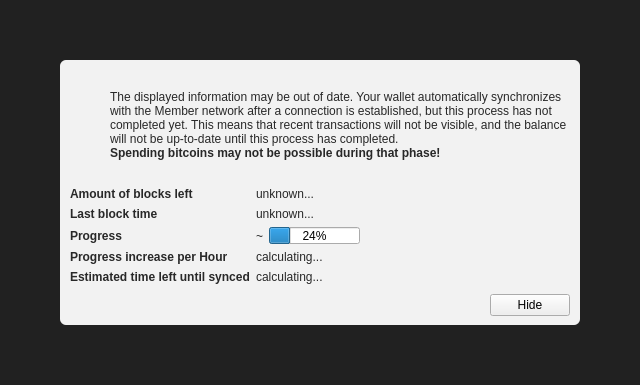
<?xml version="1.0" encoding="UTF-8"?>
<ui version="4.0">
 <class>ModalOverlay</class>
 <widget class="ModalOverlay" name="ModalOverlay">
  <property name="geometry">
   <rect>
    <x>0</x>
    <y>0</y>
    <width>640</width>
    <height>385</height>
   </rect>
  </property>
  <property name="windowTitle">
   <string>Form</string>
  </property>
  <layout class="QVBoxLayout" name="verticalLayout" stretch="0">
   <property name="sizeConstraint">
    <enum>QLayout::SetDefaultConstraint</enum>
   </property>
   <property name="leftMargin">
    <number>0</number>
   </property>
   <property name="topMargin">
    <number>0</number>
   </property>
   <property name="rightMargin">
    <number>0</number>
   </property>
   <property name="bottomMargin">
    <number>0</number>
   </property>
   <item>
    <widget class="QWidget" name="bgWidget" native="true">
     <property name="styleSheet">
      <string notr="true">#bgWidget { background: rgba(0,0,0,220); }</string>
     </property>
     <layout class="QVBoxLayout" name="verticalLayoutMain" stretch="1">
      <property name="leftMargin">
       <number>60</number>
      </property>
      <property name="topMargin">
       <number>60</number>
      </property>
      <property name="rightMargin">
       <number>60</number>
      </property>
      <property name="bottomMargin">
       <number>60</number>
      </property>
      <item>
       <widget class="QWidget" name="contentWidget" native="true">
        <property name="styleSheet">
         <string notr="true">#contentWidget { background: rgba(255,255,255,240); border-radius: 6px; }

QLabel { color: rgb(40,40,40);  }</string>
        </property>
        <layout class="QVBoxLayout" name="verticalLayoutSub" stretch="1,0,0,0">
         <property name="spacing">
          <number>0</number>
         </property>
         <property name="leftMargin">
          <number>10</number>
         </property>
         <property name="topMargin">
          <number>10</number>
         </property>
         <property name="rightMargin">
          <number>10</number>
         </property>
         <property name="bottomMargin">
          <number>10</number>
         </property>
         <item>
          <layout class="QHBoxLayout" name="horizontalLayoutIconText" stretch="0,1">
           <property name="topMargin">
            <number>20</number>
           </property>
           <item>
            <layout class="QVBoxLayout" name="verticalLayoutIcon">
             <property name="leftMargin">
              <number>0</number>
             </property>
             <item>
              <widget class="QPushButton" name="warningIcon">
               <property name="enabled">
                <bool>false</bool>
               </property>
               <property name="text">
                <string/>
               </property>
               <property name="icon">
                <iconset>
                 <normaloff>:/icons/warning</normaloff>
                 <disabledoff>:/icons/warning</disabledoff>:/icons/warning</iconset>
               </property>
               <property name="iconSize">
                <size>
                 <width>48</width>
                 <height>48</height>
                </size>
               </property>
               <property name="flat">
                <bool>true</bool>
               </property>
              </widget>
             </item>
             <item>
              <spacer name="verticalSpacerWarningIcon">
               <property name="orientation">
                <enum>Qt::Vertical</enum>
               </property>
               <property name="sizeHint" stdset="0">
                <size>
                 <width>20</width>
                 <height>40</height>
                </size>
               </property>
              </spacer>
             </item>
            </layout>
           </item>
           <item>
            <layout class="QVBoxLayout" name="verticalLayoutInfoText">
             <property name="leftMargin">
              <number>0</number>
             </property>
             <property name="topMargin">
              <number>0</number>
             </property>
             <item>
              <widget class="QLabel" name="infoText">
               <property name="text">
                <string>The displayed information may be out of date. Your wallet automatically synchronizes with the Member network after a connection is established, but this process has not completed yet. This means that recent transactions will not be visible, and the balance will not be up-to-date until this process has completed.</string>
               </property>
               <property name="textFormat">
                <enum>Qt::RichText</enum>
               </property>
               <property name="wordWrap">
                <bool>true</bool>
               </property>
              </widget>
             </item>
             <item>
              <widget class="QLabel" name="infoTextStrong">
               <property name="font">
                <font>
                 <weight>75</weight>
                 <bold>true</bold>
                </font>
               </property>
               <property name="text">
                <string>Spending bitcoins may not be possible during that phase!</string>
               </property>
               <property name="textFormat">
                <enum>Qt::RichText</enum>
               </property>
               <property name="wordWrap">
                <bool>true</bool>
               </property>
              </widget>
             </item>
             <item>
              <spacer name="verticalSpacerInTextSpace">
               <property name="orientation">
                <enum>Qt::Vertical</enum>
               </property>
               <property name="sizeHint" stdset="0">
                <size>
                 <width>20</width>
                 <height>40</height>
                </size>
               </property>
              </spacer>
             </item>
            </layout>
           </item>
          </layout>
         </item>
         <item>
          <spacer name="verticalSpacerAfterText">
           <property name="orientation">
            <enum>Qt::Vertical</enum>
           </property>
           <property name="sizeHint" stdset="0">
            <size>
             <width>20</width>
             <height>40</height>
            </size>
           </property>
          </spacer>
         </item>
         <item>
          <layout class="QFormLayout" name="formLayout">
           <property name="fieldGrowthPolicy">
            <enum>QFormLayout::FieldsStayAtSizeHint</enum>
           </property>
           <property name="horizontalSpacing">
            <number>6</number>
           </property>
           <property name="verticalSpacing">
            <number>6</number>
           </property>
           <property name="topMargin">
            <number>10</number>
           </property>
           <item row="0" column="0">
            <widget class="QLabel" name="labelAmoutOfBlocksLeft">
             <property name="font">
              <font>
               <weight>75</weight>
               <bold>true</bold>
              </font>
             </property>
             <property name="text">
              <string>Amount of blocks left</string>
             </property>
            </widget>
           </item>
           <item row="0" column="1">
            <widget class="QLabel" name="amountOfBlocksLeft">
             <property name="text">
              <string>unknown...</string>
             </property>
            </widget>
           </item>
           <item row="1" column="0">
            <widget class="QLabel" name="labelLastBlockTime">
             <property name="font">
              <font>
               <weight>75</weight>
               <bold>true</bold>
              </font>
             </property>
             <property name="text">
              <string>Last block time</string>
             </property>
            </widget>
           </item>
           <item row="1" column="1">
            <widget class="QLabel" name="newestBlockDate">
             <property name="sizePolicy">
              <sizepolicy hsizetype="Maximum" vsizetype="Preferred">
               <horstretch>0</horstretch>
               <verstretch>0</verstretch>
              </sizepolicy>
             </property>
             <property name="text">
              <string>unknown...</string>
             </property>
            </widget>
           </item>
           <item row="2" column="0">
            <widget class="QLabel" name="labelSyncDone">
             <property name="font">
              <font>
               <weight>75</weight>
               <bold>true</bold>
              </font>
             </property>
             <property name="text">
              <string>Progress</string>
             </property>
            </widget>
           </item>
           <item row="2" column="1">
            <layout class="QHBoxLayout" name="horizontalLayoutSync" stretch="0,1">
             <item>
              <widget class="QLabel" name="percentageProgress">
               <property name="text">
                <string>~</string>
               </property>
              </widget>
             </item>
             <item>
              <widget class="QProgressBar" name="progressBar">
               <property name="value">
                <number>24</number>
               </property>
              </widget>
             </item>
            </layout>
           </item>
           <item row="4" column="0">
            <widget class="QLabel" name="labelProgressIncrease">
             <property name="font">
              <font>
               <weight>75</weight>
               <bold>true</bold>
              </font>
             </property>
             <property name="text">
              <string>Progress increase per Hour</string>
             </property>
            </widget>
           </item>
           <item row="4" column="1">
            <widget class="QLabel" name="progressIncreasePerH">
             <property name="text">
              <string>calculating...</string>
             </property>
            </widget>
           </item>
           <item row="5" column="0">
            <widget class="QLabel" name="labelEstimatedTimeLeft">
             <property name="font">
              <font>
               <weight>75</weight>
               <bold>true</bold>
              </font>
             </property>
             <property name="text">
              <string>Estimated time left until synced</string>
             </property>
            </widget>
           </item>
           <item row="5" column="1">
            <widget class="QLabel" name="expectedTimeLeft">
             <property name="text">
              <string>calculating...</string>
             </property>
            </widget>
           </item>
          </layout>
         </item>
         <item>
          <layout class="QHBoxLayout" name="horizontalLayoutButtons">
           <property name="leftMargin">
            <number>10</number>
           </property>
           <property name="topMargin">
            <number>10</number>
           </property>
           <item>
            <spacer name="horizontalSpacer">
             <property name="orientation">
              <enum>Qt::Horizontal</enum>
             </property>
             <property name="sizeHint" stdset="0">
              <size>
               <width>40</width>
               <height>20</height>
              </size>
             </property>
            </spacer>
           </item>
           <item>
            <widget class="QPushButton" name="closeButton">
             <property name="text">
              <string>Hide</string>
             </property>
            </widget>
           </item>
          </layout>
         </item>
        </layout>
       </widget>
      </item>
     </layout>
    </widget>
   </item>
  </layout>
 </widget>
 <customwidgets>
  <customwidget>
   <class>ModalOverlay</class>
   <extends>QWidget</extends>
   <header>modaloverlay.h</header>
   <container>1</container>
  </customwidget>
 </customwidgets>
 <resources/>
 <connections/>
</ui>
